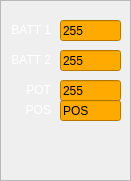
   <widget class="QFrame" name="frame_2">
    <property name="geometry">
     <rect>
      <x>650</x>
      <y>30</y>
      <width>131</width>
      <height>181</height>
     </rect>
    </property>
    <property name="frameShape">
     <enum>QFrame::StyledPanel</enum>
    </property>
    <property name="frameShadow">
     <enum>QFrame::Raised</enum>
    </property>
    <widget class="QLineEdit" name="batt1V">
     <property name="geometry">
      <rect>
       <x>60</x>
       <y>20</y>
       <width>61</width>
       <height>21</height>
      </rect>
     </property>
     <property name="styleSheet">
      <string notr="true">background-color: rgb(255, 170, 0);
color: rgb(0, 0, 0);</string>
     </property>
     <property name="text">
      <string>255</string>
     </property>
    </widget>
    <widget class="QLineEdit" name="batt2V">
     <property name="geometry">
      <rect>
       <x>60</x>
       <y>50</y>
       <width>61</width>
       <height>21</height>
      </rect>
     </property>
     <property name="styleSheet">
      <string notr="true">background-color: rgb(255, 170, 0);
color: rgb(0, 0, 0);</string>
     </property>
     <property name="text">
      <string>255</string>
     </property>
    </widget>
    <widget class="QLabel" name="label_23">
     <property name="geometry">
      <rect>
       <x>10</x>
       <y>20</y>
       <width>41</width>
       <height>20</height>
      </rect>
     </property>
     <property name="styleSheet">
      <string notr="true">
color: rgb(255, 255, 255);
border-width: 0px;
</string>
     </property>
     <property name="text">
      <string>BATT 1</string>
     </property>
     <property name="alignment">
      <set>Qt::AlignRight|Qt::AlignTrailing|Qt::AlignVCenter</set>
     </property>
    </widget>
    <widget class="QLabel" name="label_25">
     <property name="geometry">
      <rect>
       <x>10</x>
       <y>50</y>
       <width>41</width>
       <height>20</height>
      </rect>
     </property>
     <property name="styleSheet">
      <string notr="true">
color: rgb(255, 255, 255);
border-width: 0px;
</string>
     </property>
     <property name="text">
      <string>BATT 2</string>
     </property>
     <property name="alignment">
      <set>Qt::AlignRight|Qt::AlignTrailing|Qt::AlignVCenter</set>
     </property>
    </widget>
    <widget class="QLabel" name="label_27">
     <property name="geometry">
      <rect>
       <x>10</x>
       <y>80</y>
       <width>41</width>
       <height>20</height>
      </rect>
     </property>
     <property name="styleSheet">
      <string notr="true">
color: rgb(255, 255, 255);
border-width: 0px;
</string>
     </property>
     <property name="text">
      <string>POT</string>
     </property>
     <property name="alignment">
      <set>Qt::AlignRight|Qt::AlignTrailing|Qt::AlignVCenter</set>
     </property>
    </widget>
    <widget class="QLineEdit" name="armPot">
     <property name="geometry">
      <rect>
       <x>60</x>
       <y>80</y>
       <width>61</width>
       <height>21</height>
      </rect>
     </property>
     <property name="styleSheet">
      <string notr="true">background-color: rgb(255, 170, 0);
color: rgb(0, 0, 0);</string>
     </property>
     <property name="text">
      <string>255</string>
     </property>
    </widget>
    <widget class="QLineEdit" name="armPos">
     <property name="geometry">
      <rect>
       <x>60</x>
       <y>100</y>
       <width>61</width>
       <height>21</height>
      </rect>
     </property>
     <property name="styleSheet">
      <string notr="true">background-color: rgb(255, 170, 0);
color: rgb(0, 0, 0);</string>
     </property>
     <property name="text">
      <string>POS</string>
     </property>
    </widget>
    <widget class="QLabel" name="label_28">
     <property name="geometry">
      <rect>
       <x>10</x>
       <y>100</y>
       <width>41</width>
       <height>20</height>
      </rect>
     </property>
     <property name="styleSheet">
      <string notr="true">
color: rgb(255, 255, 255);
border-width: 0px;
</string>
     </property>
     <property name="text">
      <string>POS</string>
     </property>
     <property name="alignment">
      <set>Qt::AlignRight|Qt::AlignTrailing|Qt::AlignVCenter</set>
     </property>
    </widget>
   </widget>
